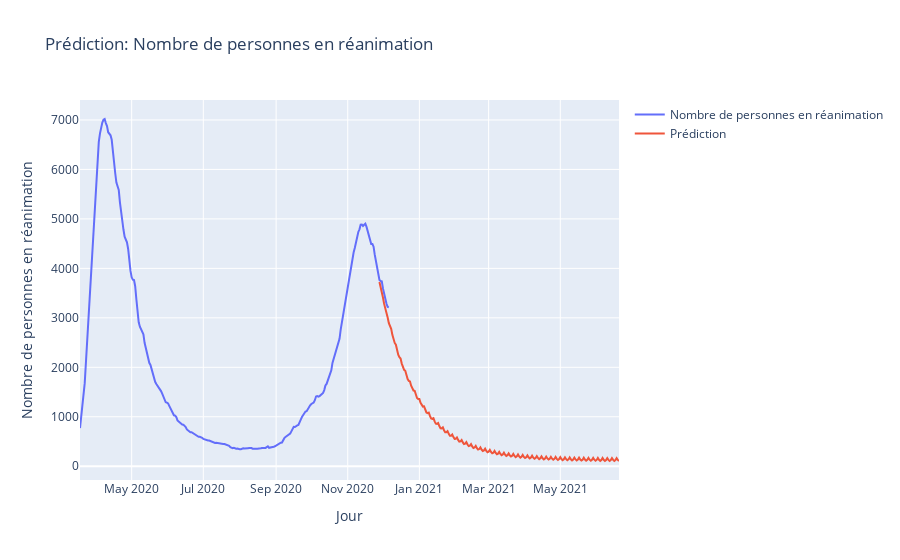

This figure's notebook cell:
### Code cell
tracer('Nombre de personnes en réanimation', pred)

### Figure 1 — Plotly figure (JSON) as saved in the notebook; plotly's stock layout.template omitted (floating-point values rounded to 4 significant figures; data arrays with more than 128 entries replaced by an {"elided": "..."} marker saying what was removed)
{"data": [{"mode": "lines", "name": "Nombre de personnes en réanimation", "type": "scatter", "x": {"elided": "264 str values"}, "y": {"elided": "264 int values"}}, {"mode": "lines", "name": "Prédiction", "type": "scatter", "x": {"elided": "205 str values"}, "y": {"elided": "205 float values"}}], "layout": {"title": {"text": "Prédiction: Nombre de personnes en réanimation"}, "xaxis": {"title": {"text": "Jour"}}, "yaxis": {"title": {"text": "Nombre de personnes en réanimation"}}}}
